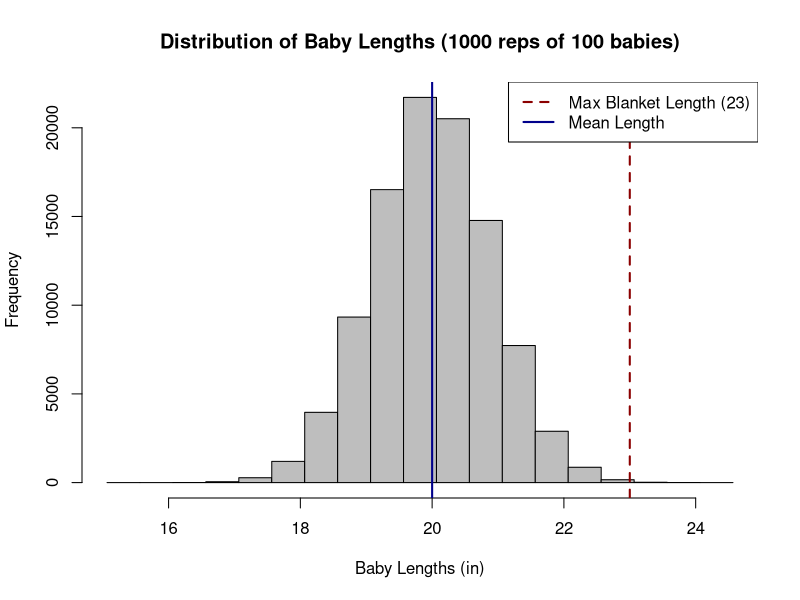

R code for this plot:
## ---- chunk 1
set.seed(200)

big_die <- sample(1:20, 300, TRUE)

any(big_die == 20)
## ---- chunk 2
boring_weekend <- sample(1:20, 5221, TRUE)

d20_counts <- table(boring_weekend)

print(d20_counts)
## ---- chunk 3
mean(boring_weekend == 20)
## ---- chunk 4
blanketed_babies = rnorm(100, mean = 20.0, sd = 0.9)

any(blanketed_babies > 23)
sum(blanketed_babies > 23)
## ---- chunk 5
weeks_too_long <- replicate(1000, rnorm(100, mean = 20.0, sd = 0.9))

any(weeks_too_long > 23)
sum(weeks_too_long > 23)
## ---- chunk 6
threshold <- 23
max_len <- max(weeks_too_long)
min_len <- min(weeks_too_long)
breaks_int <- seq(min_len - 1, max_len + 1, by = 0.5)

hist(weeks_too_long,
     breaks = breaks_int, 
     col = "grey",
     main = "Distribution of Baby Lengths (1000 reps of 100 babies)",
     xlab = "Baby Lengths (in)")

abline(v = threshold, col = "darkred", lwd = 2, lty = 2)
abline(v = mean(weeks_too_long), col = "darkblue", lwd = 2, lty = 1)

legend("topright",
       legend = c("Max Blanket Length (23)", "Mean Length"),
       col = c("darkred", "darkblue"),
       lty = c(2, 1),
       lwd = 2,
       bg = "white",
       bty = "o")
